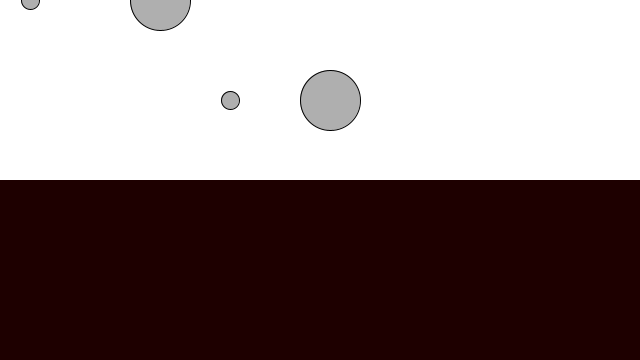
Frame 1 (no input)
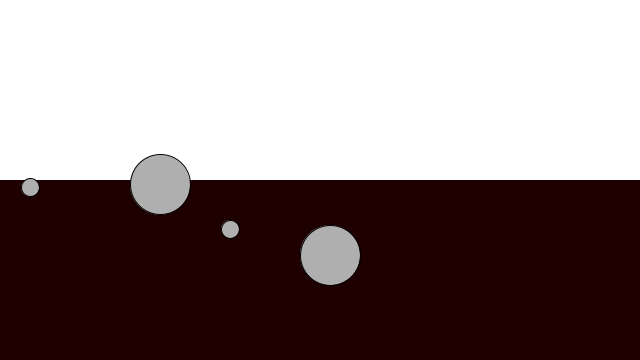
Frame 60 (the mouse pressed at the canvas centre just before this capture)
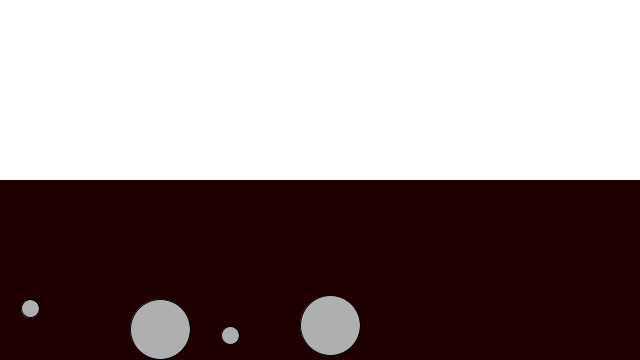
Frame 120 (the mouse held since frame 60 and released just before this capture)

The Processing sketch that drew these frames (run headless with seeded random() and noise(); from frame 60 on, the mouse is pressed at the canvas centre):

// Processing sketch: c2_8_drag_force
// ── c2_8_drag_force.pde
//
// 抗力 drag force
//
// 物体が液体や気体を通りぬけるときに発生する摩擦
// 摩擦とは違い、表面積と流体密度が関連する
//
// 公式は
//   Fd = -0.5 * ρ* (v * v) * A * Cd * v
//
//  * -0.5 は 定数、マイナス方向に力が加わること
//  * ρ(ロー) 流体の密度。今回は定数1とする
//  * v*v は物体が移動する速さ(=速度ベクトルの大きさ)の２乗
//  * A は物体が進む方向の前面の表面積。（今回は球なので一旦無視する)
//  * Cd は抗力係数
//  * v は単位ベクトル
//
// 上記を踏まえ簡略化すると
//   F(drag) = ||v||^2 * Cd * v * -1 となる
//


class Mover{
  PVector location;
  PVector velocity;
  PVector acceleration;

  float mass;

  public Mover(float m, PVector loc){
    location = loc;
    velocity = new PVector(0, 0);
    acceleration = new PVector(0, 0);
    // 質量
    mass = m;
  }

  /**
   * 力を加える
   * @param force 力のベクトル
   */
  void applyForce(PVector force){
    // 力を質量で割る
    PVector f = PVector.div(force, mass);
    // 力を加速度に積算する
    acceleration.add(f);
  }

  void update(){
    // 力を加え
    velocity.add(acceleration);
    location.add(velocity);
    // 力(加速度)を元に戻す
    acceleration.mult(0);
  }

  void display(){
    stroke(0);
    fill(175);
    // 質量に応じて大きさを変える
    ellipse(location.x, location.y, mass * 6, mass* 6);
  }

  /**
   * 端に付いたら反対に側に行く
   */
  void checkEdges(){
    float dist;
    PVector left;

    if(location.x > width){
      location.x = width;
      velocity.x *= -1;
    }else if(location.x < 0){
      location.x = 0;
      velocity.x *= -1;
    }

    if(location.y > height){
      location.y = height;
      velocity.y *= -1;
    }

  }
}

Liquid liquid;
Mover[] movers = new Mover[4];

void setup(){
  size(640, 360);

  liquid = new Liquid(0, height/2, width, height/2, 0.1);

  /*
  for (int i = 0; i < movers.length; i++) {
    movers[i] = new Mover(random(10), new PVector(random(width), random(height)));
  }
  */

  // 小さい(軽い）玉
  movers[0] = new Mover( 3, new PVector( 30, 0));
  // 大きい（重い）玉
  movers[1] = new Mover( 10, new PVector( 160, 0));
  movers[2] = new Mover( 3, new PVector( 230, 100));
  movers[3] = new Mover( 10, new PVector( 330, 100));
}

void draw(){
  background(255);
  liquid.display();
  // 風をシミュレート
  PVector wind = new PVector(0.01, 0);

  for (int i = 0; i < movers.length; i++) {
    // 摩擦係数
    float c = -0.01;
    // 摩擦力を導出
    PVector friction = movers[i].velocity.get();
    friction.mult(-1);
    friction.normalize();
    friction.mult(c);

    // 摩擦力を追加
    movers[i].applyForce(friction);
    // 抗力を追加
    if(liquid.constrains(movers[i])){
      PVector dragForce = liquid.drag(movers[i]);
      movers[i].applyForce(dragForce);
    }

    // 重力をシミュレート
    PVector gravity = new PVector(0, 0.1 * movers[i].mass);
    /* movers[i].applyForce(wind); */
    movers[i].applyForce(gravity);
    movers[i].checkEdges();
    movers[i].update();
    movers[i].display();
  }
}

// ── Liquid.pde
/**
 * 液体をシミュレートするクラス
 */
class Liquid
{
  float x, y, w, h;
  float c; //流体密度(抗力)

  public Liquid (float _x, float _y, float _w, float _h, float _c) {
    x = _x;
    y = _y;
    w = _w;
    h = _h;
    c = _c;
  }

  void display() {
    noStroke();
    fill(30, 0, 0);
    rect(x,y,w,h);
  }

  // Liquid内にmoverが存在するかどうか
  boolean constrains(Mover m) {
    PVector loc = m.location;
    return loc.x > x && loc.x < x + w && loc.y > y && loc.y < y + h;
  }

  PVector drag(Mover m){
    // 速度ベクトル
    float speed = m.velocity.mag();
    // 速度ベクトルの２乗と抗力をかける -> 力の大きさ
    float dragMagnitude = c * speed * speed;

    PVector dragForce = m.velocity.get();
    dragForce.mult(-1); // ベクトルの向き

    dragForce.normalize();
    dragForce.mult(dragMagnitude);
    return dragForce;
  }

}
